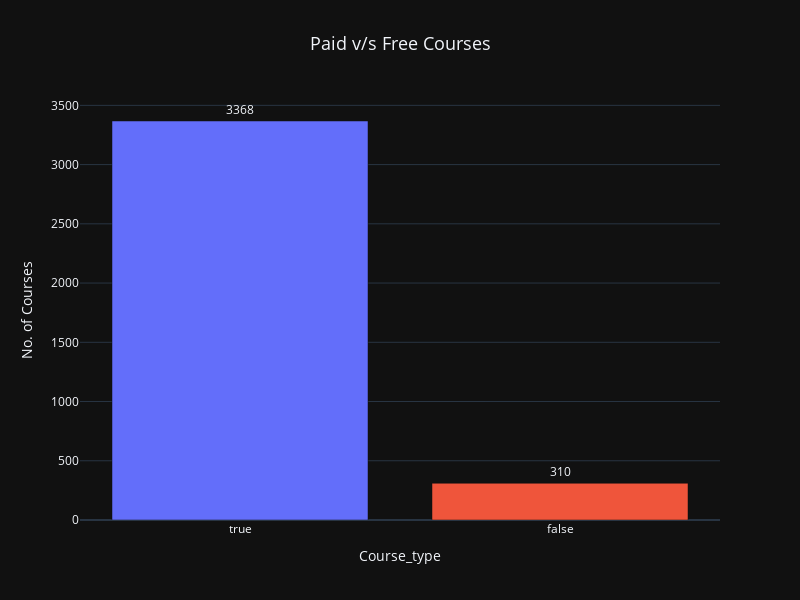

Notebook source saved alongside this figure:
### Code cell
subject_count = df['is_paid'].value_counts().reset_index()
subject_count.columns = ['is_paid' , 'course_count' ]

fig = px.bar(subject_count,
            x = 'is_paid',
            y = 'course_count',
            color = 'is_paid',
            text_auto= True,
            title = "Paid v/s Free Courses")
fig.update_traces(textposition = 'outside')

fig.update_layout(
    xaxis_title = "Course_type",
    title_x = 0.5,
    yaxis_title = "No. of Courses",
    title_font_size = 18,
    template = 'plotly_dark',
    height = 600,
    width = 800,
    showlegend = False 
)

fig.show()

### Figure 1 — Plotly figure (JSON) as saved in the notebook; plotly's stock layout.template omitted (floating-point values rounded to 4 significant figures)
{"data": [{"alignmentgroup": "True", "hovertemplate": "is_paid=%{x}<br>course_count=%{y}<extra></extra>", "legendgroup": "True", "marker": {"color": "#636efa", "pattern": {"shape": ""}}, "name": "True", "offsetgroup": "True", "orientation": "v", "showlegend": true, "textposition": "outside", "texttemplate": "%{y}", "type": "bar", "x": [true], "xaxis": "x", "y": [3368], "yaxis": "y"}, {"alignmentgroup": "True", "hovertemplate": "is_paid=%{x}<br>course_count=%{y}<extra></extra>", "legendgroup": "False", "marker": {"color": "#EF553B", "pattern": {"shape": ""}}, "name": "False", "offsetgroup": "False", "orientation": "v", "showlegend": true, "textposition": "outside", "texttemplate": "%{y}", "type": "bar", "x": [false], "xaxis": "x", "y": [310], "yaxis": "y"}], "layout": {"barmode": "relative", "height": 600, "legend": {"title": {"text": "is_paid"}, "tracegroupgap": 0}, "showlegend": false, "title": {"font": {"size": 18}, "text": "Paid v/s Free Courses", "x": 0.5}, "width": 800, "xaxis": {"anchor": "y", "autorange": true, "categoryarray": [true, false], "categoryorder": "array", "domain": [0, 1], "range": [-0.5, 1.5], "title": {"text": "Course_type"}, "type": "category"}, "yaxis": {"anchor": "x", "autorange": true, "domain": [0, 1], "range": [0, 3545.0], "title": {"text": "No. of Courses"}, "type": "linear"}}}
